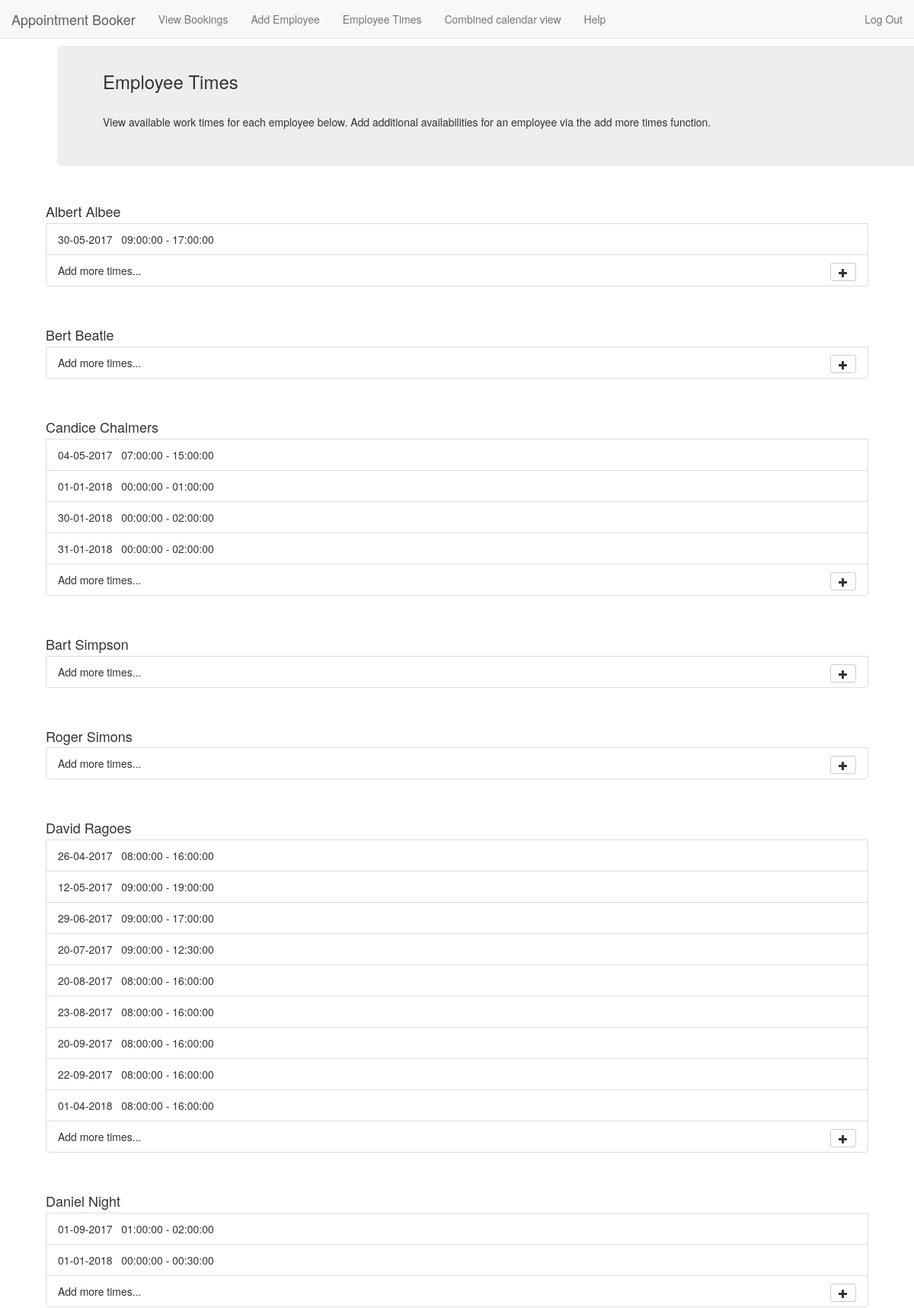
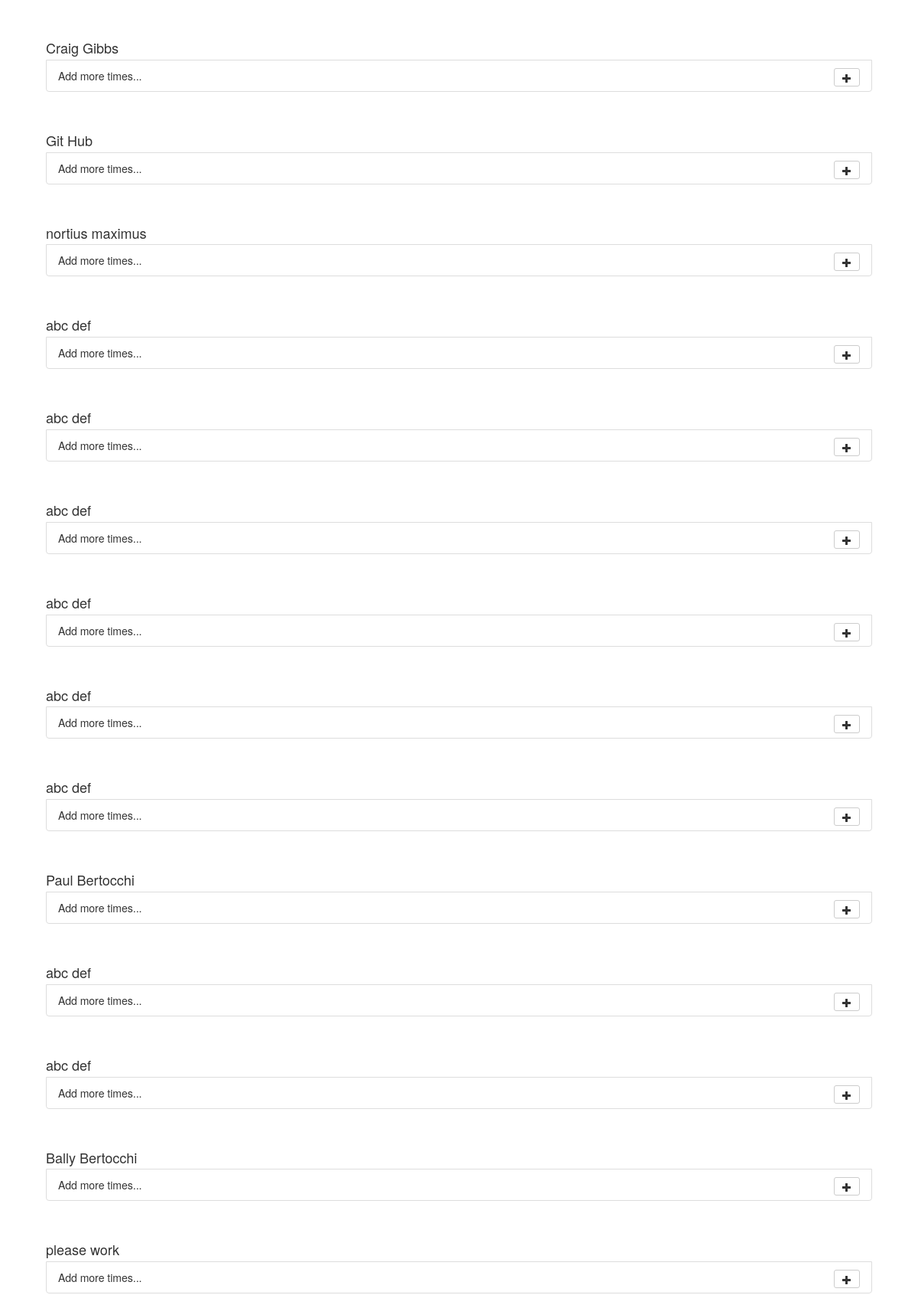
Screenshot of /WorkerAvailability.php (signed in, upper part) with the database file from the repository (2 pictures, top to bottom).
### tables this page shows
CREATE TABLE `Employees` (
  `empID` int(11) NOT NULL AUTO_INCREMENT,
  `fName` varchar(40) NOT NULL,
  `lName` varchar(40) NOT NULL,
  `email` varchar(100) NOT NULL,
  PRIMARY KEY (`empID`)
);

### Controller.class.php (called while the page is built, shortened)
<?php
require_once('views/SiteContainer.class.php');
class Controller
{
    private $db;
    public function __construct()
    {
        require_once('config.php');
        $this->db = new mysqli(
            $config['db_addr'],
            $config['db_user'],
            $config['db_pass'],
            $config['db_name']
        );
    }
    public function workers_availability()
    {
        $q = $this->db->prepare("SELECT empID, fName, lName FROM Employees;");
        if (!$q->execute())
            return false;
        $result = $q->get_result();
        $employees = array();
        $i = 0;
        while ($row = mysqli_fetch_assoc($result))
        {
            $employees[$i]['empID'] = $row['empID'];
            $employees[$i]['fName'] = $row['fName'];
            $employees[$i]['lName'] = $row['lName'];
            $employees[$i]['shifts'] = $this->get_worker_hours($employees[$i]['empID']);
            $i++;
        }
        return $employees;
    }
    public function get_worker_hours($empID)
    {
        require_once('models/Timeslot.class.php');
        $q = $this->db->prepare("SELECT A.dateTime FROM TimeSlot A, CanWork C WHERE A.dateTime = C.dateTime AND C.empID = '$empID'");
        $result = $q->get_result();
        $timeslots = array();
        while ($row = mysqli_fetch_array($result))
        {
            $start = new DateTime($row['dateTime']);
            $end = new DateTime($row['dateTime']);
            $end->modify('+'.MINIMUM_INTERVAL.' minutes');
            $now = new DateTime();
            if ($now > $start)
                continue;
            $timeslots[] = new Timeslot($start, $end);
        }
        $timeslots = $this->concatenate($timeslots);
        return $timeslots;
    }
    public function concatenate($ts)
    {
        $n = count($ts);
        for ($k = 0; $k < $n; $k++)
        {
            for ($i = 0; $i < count($ts) - 1; $i++)
            {
                for ($j = $i+1; $j < count($ts); $j++)
                {
                    if ($ts[$i]->get_end() >= $ts[$j]->get_start() && $ts[$i]->get_start() <= $ts[$j]->get_end())
                    {
                        $ts[$i] = new Timeslot(min($ts[$i]->get_start(), $ts[$j]->get_start()), max($ts[$j]->get_end(), $ts[$i]->get_end()));
                        unset($ts[$j]);
                        $ts = array_values($ts);
                    }
                }
            }
        }
        return $ts;
    }
    public function show_worker_availability()
    {
        $employees = $this->workers_availability();
        require_once('views/WorkerAvailability.class.php');
        $page = new WorkerAvailability();
        $page->printHtml($employees);
    }
}

### WorkerAvailability.php (called while the page is built, shortened)
<?php
require_once('Controller.class.php');
$controller = new Controller();
$controller->show_worker_availability();

### config.php (called while the page is built, shortened)
<?php
$config = array(
    'site_url' => '',
    'site_path' => '',
    'db_addr' => 'localhost',
    'db_user' => 'antfellow',
    'db_pass' => '',
    'db_name' => 'appt_booker',
    'debug' => true
);

### models/Timeslot.class.php (called while the page is built)
<?php
class Timeslot
{
    private $start;
    private $end;
    public function __construct($start, $end)
    {
        $this->start = $start;
        $this->end = $end;
    }
    public function get_start() { return $this->start; }
    public function get_end() { return $this->end; }
}

### views/WorkerAvailability.class.php (the view, shortened to what this page needs)
<?php
class WorkerAvailability
{
    public function printHtml($employees)
    {
    ?>
    <div class="container">
        <div class = "jumbotron jumbotron-fluid">
            <h3>Employee Times</h3><br>
            View available work times for each employee below.  Add additional availabilities for an employee via the add more times function.
        </div>
    </div>
    <?php
        for ($i = 0; $i < count($employees); $i++)
        {
            $fname = $employees[$i]['fName'];
            $lname = $employees[$i]['lName'];
            echo "<br>";
            echo "<form id=\"form\" method=\"POST\" action = \"../send_hrs.php\">";
            echo "<h4 class = \"list-group-item-heading\">".$fname." ".$lname."</h4>";
            foreach($employees[$i]['shifts'] as $value)
            {
                $st = $value->get_start();
                $en = $value->get_end();
                $date_only = $st->format("d-m-Y");
                $start_time = $st->format("H:i:s");
                $end_time = $en->format("H:i:s");
                echo "<div id = \"hrs_list\" class = \"list-group-item\">".$date_only."&nbsp;&nbsp;&nbsp;".$start_time." - ".$end_time.
                    "</div>";
            }
            echo "<div id = \"".$employees[$i]['empID']."\" class = \"list-group-item\"> Add more times...
                         <span class=\"pull-right\">
                            <button type=\"button\" class=\"btn btn-default btn-sm btn-circle\" onclick=\"add_hrs(".$employees[$i]['empID'].")\">
                                <i class=\"glyphicon glyphicon-plus\"></i>
                            </button>
                        </span>
                    </div>";
            echo "</form>";
            echo "<br>";
        }
    }
}

### css/custom.css (style rules this page uses)
html { position: relative; min-height: 100%; }
body { margin-bottom: 60px; padding-top: 60px; }
@media screen and (min-width: 768px) { .jumbotron { padding-top: 14px; } }

### rows the page displays
employees: fName "Albert", lName "Albee", date_only "30-05-2017", start_time "09:00:00", end_time "17:00:00"
employees: fName "Bert", lName "Beatle"
employees: fName "Candice", lName "Chalmers", date_only "04-05-2017", start_time "07:00:00", end_time "15:00:00", date_only "01-01-2018", start_time "00:00:00", end_time "01:00:00", date_only "30-01-2018", end_time "02:00:00", date_only "31-01-2018"
employees: fName "Bart", lName "Simpson"
employees: fName "Roger", lName "Simons"
employees: fName "David", lName "Ragoes", date_only "26-04-2017", start_time "08:00:00", end_time "16:00:00", date_only "12-05-2017", start_time "09:00:00", end_time "19:00:00", date_only "29-06-2017", end_time "17:00:00", date_only "20-07-2017", end_time "12:30:00", date_only "20-08-2017", date_only "23-08-2017", date_only "20-09-2017", date_only "22-09-2017", date_only "01-04-2018"
employees: fName "Daniel", lName "Night", date_only "01-09-2017", start_time "01:00:00", end_time "02:00:00", date_only "01-01-2018", start_time "00:00:00", end_time "00:30:00"
employees: fName "Craig", lName "Gibbs"
employees: fName "Git", lName "Hub"
employees: fName "nortius", lName "maximus"
employees: fName "abc", lName "def"
employees: fName "abc", lName "def"
employees: fName "abc", lName "def"
employees: fName "abc", lName "def"
employees: fName "abc", lName "def"
employees: fName "abc", lName "def"
employees: fName "Paul", lName "Bertocchi"
employees: fName "abc", lName "def"
employees: fName "abc", lName "def"
employees: fName "Bally", lName "Bertocchi"
employees: fName "please", lName "work"
